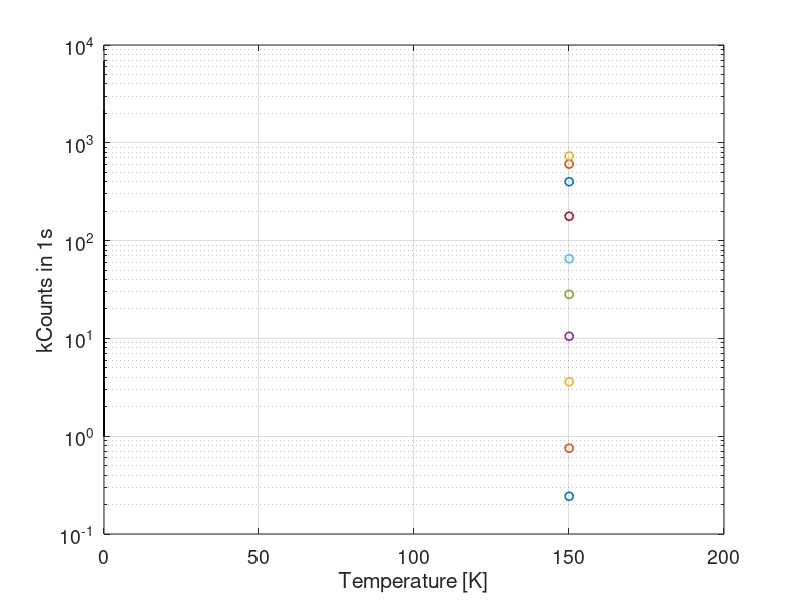

Source code (MATLAB):
close all
clear
clc

data_files = dir( '*.mat' );

% Figure parameters
lw = 1.25;
fs = 14;

%% Basic plot of 1% overbias total counts

trend_temps = zeros( 1, length( data_files ) );
trend_total_counts = zeros( 10, length( data_files ) );

% Extract a data for each temp.
for index = 1 : length( data_files )
    load( data_files( index ).name );
    
    trend_temps( index ) = temps( 2 );
    
    totalize_means = 10 * cellfun( @mean, raw_totalize_data );  % Counts in 1s, each bin was 0.1s
    totalize_means_max_holdoff = totalize_means( :, 1 );
    
    trend_total_counts( :, index ) = totalize_means_max_holdoff;
end

figure( )

for index = 1 : 10
    semilogy( trend_temps, trend_total_counts( index, : ) / 1e3, 'o--', 'linewidth', lw );
    hold on;
end

xlabel( 'Temperature [K]' );
ylabel( 'kCounts in 1s' );

grid on;

set( gca, 'fontsize', fs );

%%

load( 'cryo-run1-AQC-sweep-data_150K.mat' );

size( raw_interarrival_data{ 1, 1 } )
hist( raw_interarrival_data{ 1, 1 } )